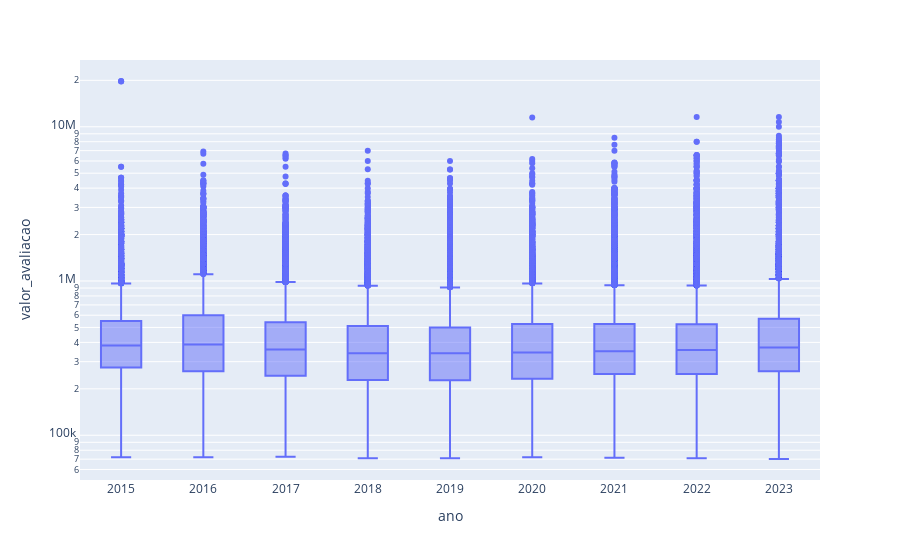

Notebook code cell kept with this figure:
### Code cell
import plotly.express as px
px.box(data, x='ano', y='valor_avaliacao', log_y=True)

### Figure 1 — Plotly figure (JSON) as saved in the notebook; plotly's stock layout.template omitted (floating-point values rounded to 4 significant figures; data arrays with more than 128 entries replaced by an {"elided": "..."} marker saying what was removed)
{"data": [{"alignmentgroup": "True", "hovertemplate": "ano=%{x}<br>valor_avaliacao=%{y}<extra></extra>", "legendgroup": "", "marker": {"color": "#636efa"}, "name": "", "notched": false, "offsetgroup": "", "orientation": "v", "showlegend": false, "type": "box", "x": {"elided": "82907 int values"}, "x0": " ", "xaxis": "x", "y": {"elided": "82907 float values"}, "y0": " ", "yaxis": "y"}], "layout": {"boxmode": "group", "legend": {"tracegroupgap": 0}, "margin": {"t": 60}, "xaxis": {"anchor": "y", "domain": [0, 1], "title": {"text": "ano"}}, "yaxis": {"anchor": "x", "domain": [0, 1], "title": {"text": "valor_avaliacao"}, "type": "log"}}}
